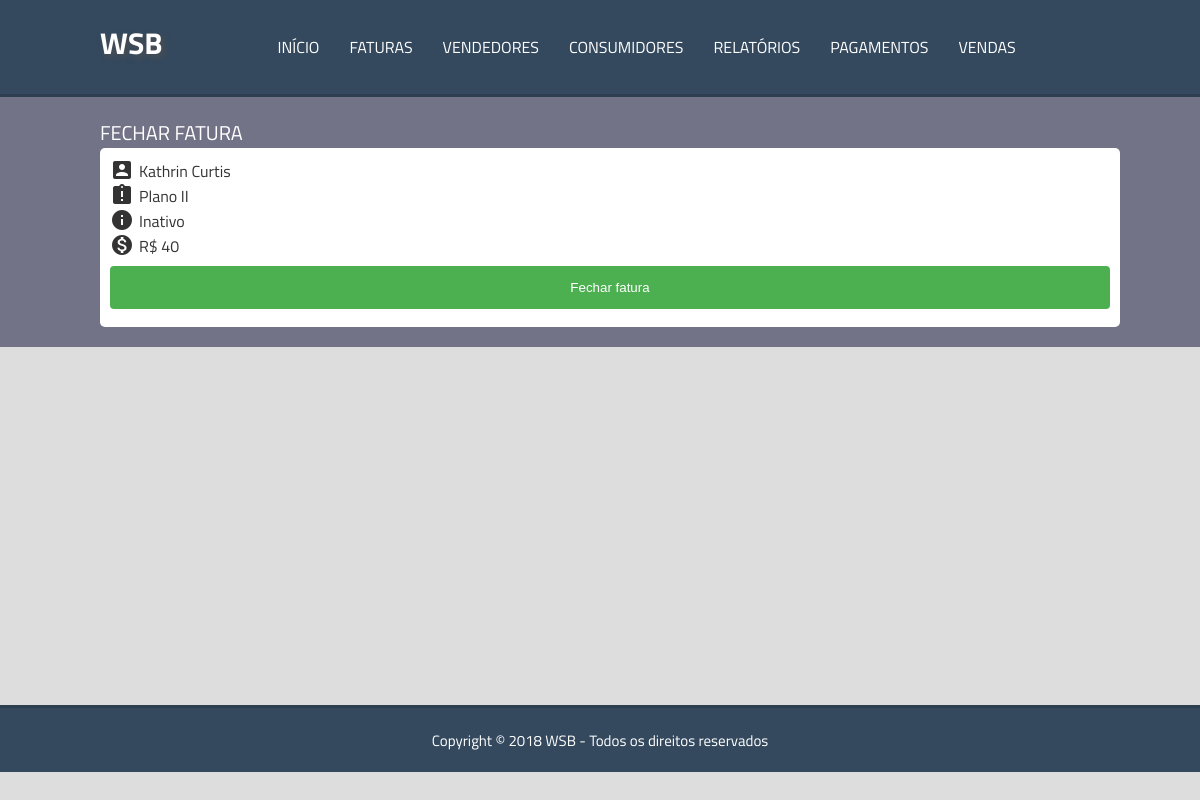
Screenshot of /pagar/68 with the database file from the repository.
### tables this page shows
CREATE TABLE `consumidor` (
  `idconsu` int(11) NOT NULL,
  `cpf` varchar(100) NOT NULL,
  `nome` varchar(100) NOT NULL,
  `telefone` varchar(100) NOT NULL,
  `email` varchar(100) NOT NULL
);

CREATE TABLE `planos` (
  `idplanos` int(11) NOT NULL,
  `valor` float NOT NULL,
  `nomePlano` varchar(200) NOT NULL
);

CREATE TABLE `planoconsumidor` (
  `idplanoConsu` int(11) NOT NULL,
  `idconsu` int(11) NOT NULL,
  `idplanos` int(11) NOT NULL,
  `status` tinyint(1) NOT NULL,
  `data` varchar(200) NOT NULL
);

### paginas/pagar.php (the view, shortened to what this page needs)
<div class="container corpo">
  <div id="center">
    <div class="titulo">
      <span>FECHAR FATURA</span>
    </div>
	<?php
	$idplanoConsu = addslashes($explode['1']);
	$query = mysqli_query($con, "SELECT * FROM planoconsumidor WHERE idplanoConsu = '$idplanoConsu' AND status = '1'");
	$count = mysqli_num_rows($query);
	if ($count <= 0) {
		echo '<div class="erro">Nenhuma fatura encontrada!</div>';
	}else{
		$row = mysqli_fetch_assoc($query);
		$idplanos = $row['idplanos'];
		$idconsu = $row['idconsu'];
		$queryPlano = mysqli_query($con, "SELECT * FROM planos WHERE idplanos = '$idplanos'");
		$rowPlano = mysqli_fetch_assoc($queryPlano);
		$queryConsu = mysqli_query($con, "SELECT * FROM consumidor WHERE idconsu = '$idconsu'");
		$rowConsu = mysqli_fetch_assoc($queryConsu);
		if ($row['status'] ==  0) {
			$status = "Ativo";
		}else{
			$status = "Inativo";
		}
	?>
	<div class="dadosConsu">
		<form method="POST">
		<i class="material-icons" style="vertical-align: -5px; margin-right: 5px;">account_box</i><span><?= $rowConsu['nome']; ?></span><p>
		<i class="material-icons" style="vertical-align: -5px; margin-right: 5px;">assignment_late</i><span><?= $rowPlano['nomePlano']; ?></span><p>
		<i class="material-icons" style="vertical-align: -5px; margin-right: 5px;">info</i><span><?= $status ?></span><p>
		<i class="material-icons" style="vertical-align: -5px; margin-right: 5px;">monetization_on</i><span>R$ <?= $rowPlano['valor']; ?></span><p>
		<input type="submit" name="fechar" value="Fechar fatura">
		</form>
	</div>
<?php
}
?>
	</div>
</div>

### css/style.css (style rules this page uses)
* { margin: 0; padding: 0; }
body { background-color: #DDDDDD; font-family: 'Titillium Web', sans-serif; }
.container { width: 100%; height: auto; float: left; padding: 20px 0; }
.container #center { width: 1000px; margin: 0 auto; float: none; }
.corpo { background: #737388; color: #fff; }
.corpo .titulo { font-size: 20px; width: 100%; }
input[type=submit] { width: 100%; background-color: #4CAF50; color: white; padding: 14px 20px; margin: 8px 0; border: none; border-radius: 4px; cursor: pointer; }
.dadosConsu { width: 100%; height: auto; padding: 10px; background: #fff; border-radius: 5px; color: #333; }

### rows the page displays
consumidor: nome "Kathrin Curtis"
planos: nomePlano "Plano II", valor "40"
planoconsumidor: status "Inativo"
